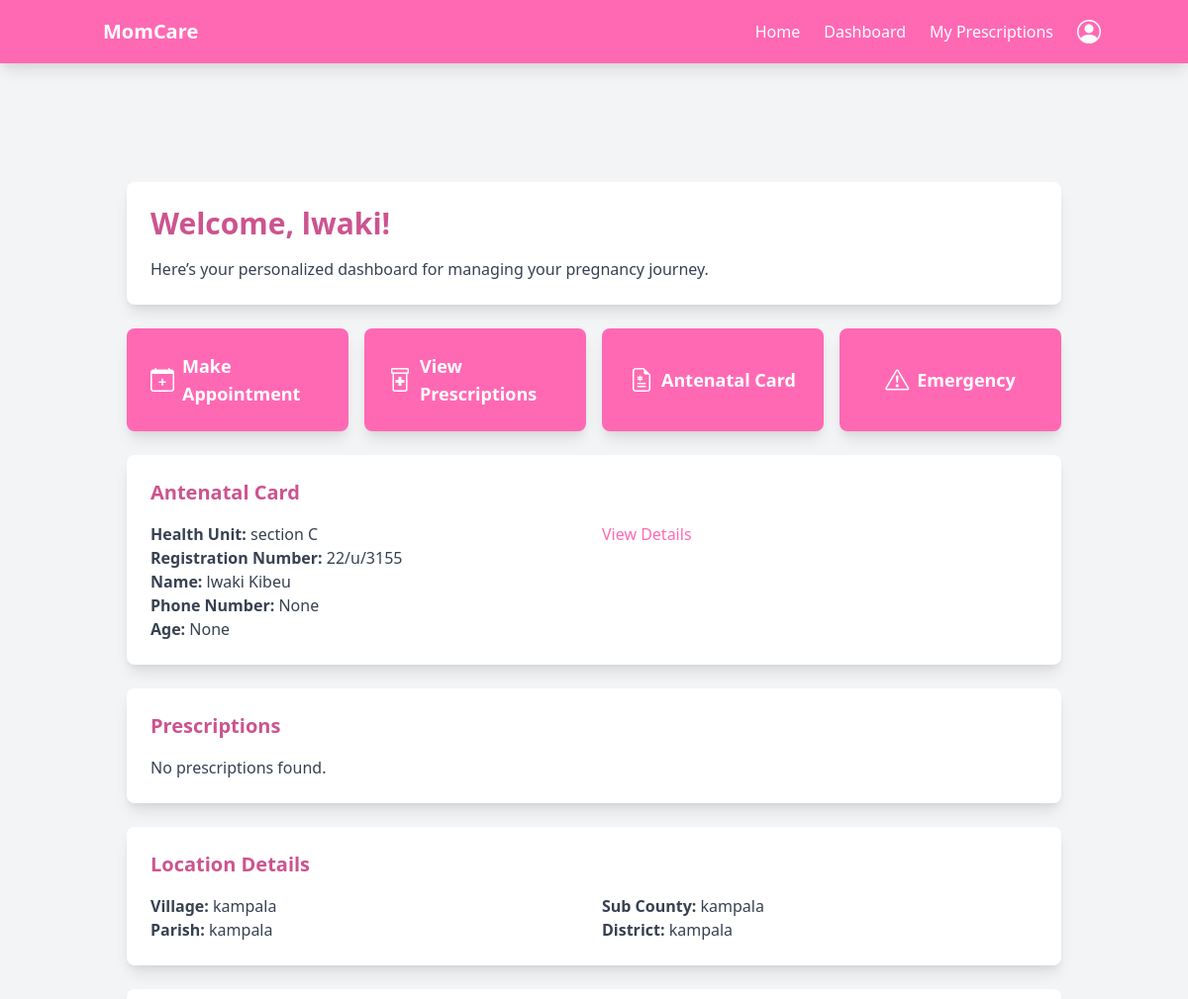
/patient_dashboard/ (signed in, upper part), run on an earlier commit of the app's database.
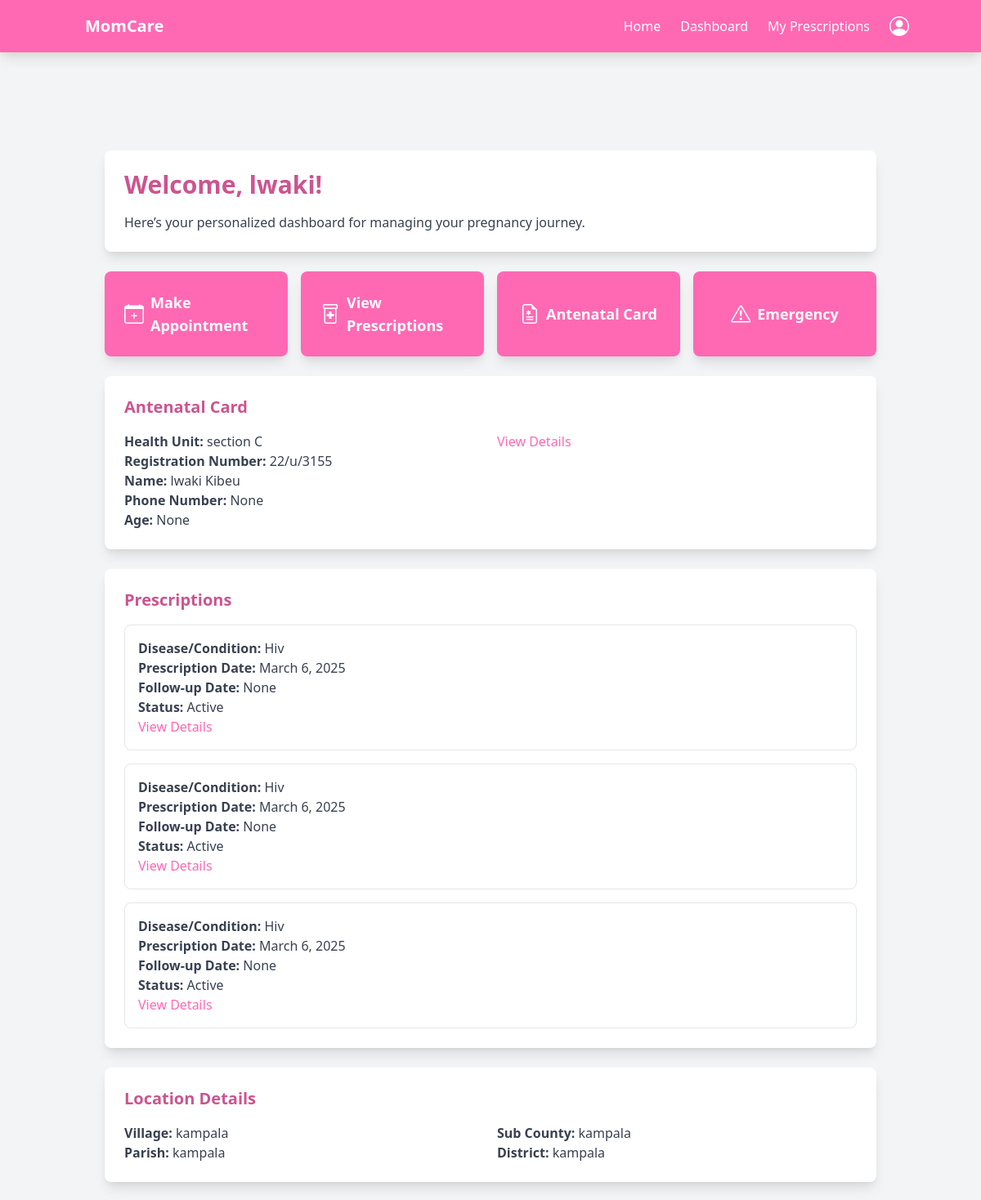
And on a later commit of the database.
### accounts/models.py (models this page shows, shortened)
class Patient(models.Model):
    user = models.OneToOneField(User, on_delete=models.CASCADE, related_name="patient_profile")
    age = models.IntegerField(null=True, blank=True)
    home_address = models.TextField(null=True, blank=True)
    number_of_children = models.IntegerField(null=True, blank=True)
    date_of_last_period = models.DateField(null=True, blank=True)
    occupation = models.CharField(max_length=255, null=True, blank=True)
    gestational_age = models.IntegerField(null=True, blank=True)  # Weeks of pregnancy
    expected_due_date = models.DateField(null=True, blank=True)
    type_of_pregnancy = models.CharField(max_length=20, choices=[('Single', 'Single'), ('Twins', 'Twins'), ('Multiples', 'Multiples')], null=True, blank=True)
    previous_pregnancies = models.IntegerField(null=True, blank=True)
    delivery_history = models.TextField(null=True, blank=True)
    high_risk_factors = models.TextField(null=True, blank=True)
    fetal_health = models.TextField(null=True, blank=True)
    pre_existing_conditions = models.TextField(null=True, blank=True)
    previous_surgeries = models.TextField(null=True, blank=True)
    current_medications = models.TextField(null=True, blank=True)
    allergies = models.TextField(null=True, blank=True)
    blood_type = models.CharField(max_length=5, null=True, blank=True)
    family_medical_history = models.TextField(null=True, blank=True)
    diet_preferences = models.TextField(null=True, blank=True)
    exercise_level = models.TextField(null=True, blank=True)
    smoking_alcohol_drug_use = models.TextField(null=True, blank=True)
    mental_health_status = models.TextField(null=True, blank=True)

class User(AbstractBaseUser, PermissionsMixin):
    username = models.CharField(max_length=150, unique=True)
    first_name = models.CharField(max_length=150)
    last_name = models.CharField(max_length=150)
    email = models.EmailField(unique=True)
    date_of_birth = models.DateField(null=True, blank=True)
    nin = models.CharField(max_length=20, unique=True, null=True, blank=True)
    marital_status = models.CharField(
        max_length=20,
        choices=[('Single', 'Single'), ('Married', 'Married')],
        null=True, blank=True
    )
    contact = models.CharField(max_length=15, null=True, blank=True)
    health_insurance_details = models.TextField(null=True, blank=True)
    government_scheme_eligibility = models.TextField(null=True, blank=True)
    is_doctor = models.BooleanField(default=False)
    is_patient = models.BooleanField(default=False)
    is_hospital = models.BooleanField(default=False)
    is_active = models.BooleanField(default=True)
    is_staff = models.BooleanField(default=False)
    created_at = models.DateTimeField(default=timezone.now)
    updated_at = models.DateTimeField(auto_now=True)
    objects = CustomUserManager()
    USERNAME_FIELD = 'username'
    REQUIRED_FIELDS = ['first_name', 'last_name', 'email']

class Location(models.Model):
    user = models.OneToOneField(User, on_delete=models.CASCADE, related_name="location")
    village = models.CharField(max_length=255, null=True, blank=True)
    parish = models.CharField(max_length=255, null=True, blank=True)
    sub_county = models.CharField(max_length=255, null=True, blank=True)
    district = models.CharField(max_length=255, null=True, blank=True)
    address = models.TextField(null=True, blank=True)  # Generic address field

### antenental/models.py (models this page shows, shortened)
class AntenatalCard(models.Model):
    user = models.ForeignKey(User, on_delete=models.CASCADE, related_name='antenatal_patients')  # Links to the registered patient
    Doctor = models.ForeignKey(User, on_delete=models.CASCADE, related_name='antenatal_doctors', default=1)  # Links to the assigned doctor
    health_unit = models.CharField(max_length=255, blank=True, null=True )  # Health facility name
    reg_no = models.CharField(max_length=100, blank=True, null=True, unique=True)  # Unique registration number
    name = models.CharField(max_length=255)  # Patient's full name
    nin = models.CharField(max_length=20, unique=True, null=True, blank=True)  # National ID Number
    phone_no = models.CharField(max_length=15)
    age = models.IntegerField(blank=True, null=True)
    village = models.CharField(max_length=255)
    parish = models.CharField(max_length=255)
    sub_county = models.CharField(max_length=255)
    district = models.CharField(max_length=255)
    occupation = models.CharField(max_length=255)
    religion = models.CharField(max_length=100, null=True, blank=True)
    education_level = models.CharField(max_length=100, null=True, blank=True)
    tribe = models.CharField(max_length=100, null=True, blank=True)
    marital_status = models.CharField(
        max_length=20, choices=[('Single', 'Single'), ('Married', 'Married')]
    )
    next_of_kin_name = models.CharField(max_length=255,blank=True, null=True)
    next_of_kin_phone = models.CharField(max_length=15, blank=True, null=True)
    next_of_kin_relationship = models.CharField(max_length=100, blank=True, null=True)
    next_of_kin_address = models.TextField(blank=True, null=True)
    gravida = models.IntegerField(blank=True, null=True)  # Number of pregnancies
    para = models.IntegerField(blank=True, null=True)  # Number of deliveries after 28 weeks
    abortions = models.IntegerField(blank=True, null=True)  # Number of pregnancy losses before 28 weeks
    presenting_complaints = models.TextField(null=True, blank=True)
    first_day_of_lnmp = models.DateField(blank=True, null=True)  # Last Normal Menstrual Period
    edd = models.DateField(blank=True, null=True)  # Estimated Due Date
    weeks_of_amenorrhea = models.IntegerField(blank=True, null=True)  # Number of weeks since last period
    complications_of_pregnancy = models.TextField(null=True, blank=True)
    hospitalization = models.BooleanField(default=False ,blank=True, null=True)
    hospitalization_reason = models.TextField(null=True, blank=True)
    Doctor = models.ForeignKey(User, on_delete=models.CASCADE)
    next_visit = models.DateTimeField(null=True, blank=True)  # Date and time of the next visit
    created_at = models.DateTimeField(auto_now_add=True)
    updated_at = models.DateTimeField(auto_now=True)

class Prescription(models.Model):
    patient = models.ForeignKey(User, related_name='prescriptions', on_delete=models.CASCADE)  # Links to the registered patient
    doctor = models.ForeignKey(User, related_name='prescribed_by', on_delete=models.CASCADE)  # Links to the doctor who prescribed
    disease_condition = models.CharField(max_length=255)  # Disease or condition the patient is being treated for
    prescription_date = models.DateField(default=now)  # Date the prescription was made
    follow_up_date = models.DateField(null=True, blank=True)  # Latest date when the patient should have this checked
    extra_information = models.TextField(null=True, blank=True)  # Any additional information about the prescription
    cleared = models.BooleanField(default=False)  # Whether the prescription has been cleared or not
    cleared_date = models.DateTimeField(null=True, blank=True)  # Date when the prescription was cleared
    created_at = models.DateTimeField(auto_now_add=True)
    updated_at = models.DateTimeField(auto_now=True)

### accounts/views.py (the view)
# urls.py: path('patient_dashboard/', patient_dashboard, name='patient_dashboard'),
@login_required
@patient
def patient_dashboard(request):
    user = request.user
    patient = Patient.objects.filter(user=user).first()
    location = Location.objects.filter(user=user).first()
    antenatal_card = AntenatalCard.objects.filter(user=user).first()
    prescriptions = Prescription.objects.filter(patient=user).order_by('-prescription_date')
    next_visits = []
    if antenatal_card and antenatal_card.next_visit:
        next_visits.append({
            'title': antenatal_card.name,
            'start': antenatal_card.next_visit.isoformat(),
            'allDay': True,
        })
    context = {
    'patient': patient,
    'location': location,
    'antenatal_card': antenatal_card,
    'prescriptions': prescriptions,
    'next_visits': json.dumps(next_visits, cls=DjangoJSONEncoder),  # Serialize to JSON
}
    return render(request, 'dashboards/patient_dashboard.html', context)

### templates/dashboards/patient_dashboard.html (shortened to what this page needs)
{% extends 'base.html' %}
{% load static %}
{% block content %}
<main class="mt-16 sm:mt-20 min-h-screen p-4 sm:p-6 bg-gray-100">
    <div class="container mx-auto">
        <div class="bg-white p-6 rounded-lg shadow-lg mb-6">
            <h2 class="text-2xl sm:text-3xl font-bold text-hotpink-dark mb-4">Welcome, {{ patient.user.first_name }}!</h2>
            <p class="text-gray-700">Here’s your personalized dashboard for managing your pregnancy journey.</p>
        </div>
        <div class="grid grid-cols-1 sm:grid-cols-2 lg:grid-cols-4 gap-4 mb-6">
            <a href="#" class="bg-hotpink text-white p-6 rounded-lg shadow-lg hover:bg-hotpink-light transition duration-300 flex items-center justify-center">
                <i class="bi bi-calendar-plus text-2xl mr-2"></i>
                <span class="text-lg font-semibold">Make Appointment</span>
            </a>
            <a href="#prescriptions" class="bg-hotpink text-white p-6 rounded-lg shadow-lg hover:bg-hotpink-light transition duration-300 flex items-center justify-center">
                <i class="bi bi-prescription2 text-2xl mr-2"></i>
                <span class="text-lg font-semibold">View Prescriptions</span>
            </a>
            <a href="#antenatal-card" class="bg-hotpink text-white p-6 rounded-lg shadow-lg hover:bg-hotpink-light transition duration-300 flex items-center justify-center">
                <i class="bi bi-file-earmark-medical text-2xl mr-2"></i>
                <span class="text-lg font-semibold">Antenatal Card</span>
            </a>
            <a href="#" class="bg-hotpink text-white p-6 rounded-lg shadow-lg hover:bg-hotpink-light transition duration-300 flex items-center justify-center">
                <i class="bi bi-exclamation-triangle text-2xl mr-2"></i>
                <span class="text-lg font-semibold">Emergency</span>
            </a>
        </div>
        <div id="antenatal-card" class="bg-white p-6 rounded-lg shadow-lg mb-6">
            <h3 class="text-xl font-semibold text-hotpink-dark mb-4">Antenatal Card</h3>
            {% if antenatal_card %}
                <div class="grid grid-cols-1 sm:grid-cols-2 gap-4">
                    <div>
                        <p class="text-gray-700"><strong>Health Unit:</strong> {{ antenatal_card.health_unit }}</p>
                        <p class="text-gray-700"><strong>Registration Number:</strong> {{ antenatal_card.reg_no }}</p>
                        <p class="text-gray-700"><strong>Name:</strong> {{ antenatal_card.name }}</p>
                        <p class="text-gray-700"><strong>Phone Number:</strong> {{ antenatal_card.phone_no }}</p>
                        <p class="text-gray-700"><strong>Age:</strong> {{ antenatal_card.age }}</p>
                    </div>
                    <div>
                        <a href="{% url 'antenatal_card_details' antenatal_card.id %}" class="text-hotpink hover:text-hotpink-light">View Details</a>
                    </div>
                </div>
            {% else %}
                <p class="text-gray-700">No antenatal card found. Please contact your healthcare provider.</p>
            {% endif %}
        </div>
        <div id="prescriptions" class="bg-white p-6 rounded-lg shadow-lg mb-6">
            <h3 class="text-xl font-semibold text-hotpink-dark mb-4">Prescriptions</h3>
            {% if prescriptions %}
                <div class="space-y-4">
                    {% for prescription in prescriptions %}
                        <div class="p-4 border border-gray-200 rounded-lg">
                            <p class="text-gray-700"><strong>Disease/Condition:</strong> {{ prescription.disease_condition }}</p>
                            <p class="text-gray-700"><strong>Prescription Date:</strong> {{ prescription.prescription_date }}</p>
                            <p class="text-gray-700"><strong>Follow-up Date:</strong> {{ prescription.follow_up_date }}</p>
                            <p class="text-gray-700"><strong>Status:</strong> {% if prescription.cleared %}Cleared{% else %}Active{% endif %}</p>
                            <a href="{% url 'prescription_details' prescription.id %}" class="text-hotpink hover:text-hotpink-light">View Details</a>
                        </div>
                    {% endfor %}
                </div>
            {% else %}
                <p class="text-gray-700">No prescriptions found.</p>
            {% endif %}
        </div>
        <div class="bg-white p-6 rounded-lg shadow-lg mb-6">
            <h3 class="text-xl font-semibold text-hotpink-dark mb-4">Location Details</h3>
            {% if location %}
                <div class="grid grid-cols-1 sm:grid-cols-2 gap-4">
                    <div>
                        <p class="text-gray-700"><strong>Village:</strong> {{ location.village }}</p>
                        <p class="text-gray-700"><strong>Parish:</strong> {{ location.parish }}</p>
                    </div>
                    <div>
                        <p class="text-gray-700"><strong>Sub County:</strong> {{ location.sub_county }}</p>
                        <p class="text-gray-700"><strong>District:</strong> {{ location.district }}</p>
                    </div>
                </div>
            {% else %}
                <p class="text-gray-700">No location details found. Please update your profile.</p>
            {% endif %}
        </div>
        <div class="bg-white p-6 rounded-lg shadow-lg">
        </div>
    </div>
</main>
<link href="https://cdn.jsdelivr.net/npm/fullcalendar@5.11.3/main.min.css" rel="stylesheet">
{% endblock %}

### templates/base.html (shortened to what this page needs)
<!DOCTYPE html>
<html lang="en">
<head>
    <link href="https://cdn.jsdelivr.net/npm/tailwindcss@2.2.19/dist/tailwind.min.css" rel="stylesheet">
    <link href="https://cdn.jsdelivr.net/npm/bootstrap-icons@1.10.3/font/bootstrap-icons.css" rel="stylesheet">
</head>
<body class="bg-gray-100">
    <nav class="{% if user.is_doctor %}bg-health-green{% else %}bg-hotpink{% endif %} p-4 text-white shadow-lg">
        <div class="container mx-auto flex justify-between items-center">
            <div class="flex items-center space-x-4">
                <h1 class="text-xl font-semibold">MomCare</h1>
            </div>
            <div class="flex items-center space-x-6">
                <div class="hidden lg:flex space-x-6">
                    <a href="{% url 'home' %}" class="hover:{% if user.is_doctor %}text-health-green-light{% else %}text-hotpink-light{% endif %}">Home</a>
                    {% if user.is_authenticated %}
                    {% if user.is_patient %}
                        <a href="{% url 'patient_dashboard' %}" class="hover:{% if user.is_doctor %}text-health-green-light{% else %}text-hotpink-light{% endif %}">Dashboard</a>
                        <a href="#" class="hover:{% if user.is_doctor %}text-health-green-light{% else %}text-hotpink-light{% endif %}">My Prescriptions</a>
                    {% elif user.is_doctor %}
                        <a href="{% url 'doctor_dashboard' %}" class="hover:{% if user.is_doctor %}text-health-green-light{% else %}text-hotpink-light{% endif %}">Dashboard</a>
                    {% elif user.is_hospital %}
                        <a href="#" class="hover:{% if user.is_doctor %}text-health-green-light{% else %}text-hotpink-light{% endif %}">Dashboard</a>
                    {% endif %}
                    {% endif %}
                </div>
                <div class="relative">
                    <button id="profile-dropdown" class="flex items-center focus:outline-none">
                        <i class="bi bi-person-circle text-2xl"></i>
                    </button>
                </div>
            </div>
        </div>
    </nav>
    <main class="container mx-auto p-4">
        {% block content %}
        {% endblock %}
    </main>
</body>
</html>

### templates/base.html (style rules this page uses)
.bg-hotpink { background-color: #FF69B4; }
.text-hotpink { color: #FF69B4; }
.text-hotpink-dark { color: #cc548f; }

What changed in the data, as far as the page shows it:
added Prescription: disease_condition "Hiv", prescription_date "March 6, 2025", follow_up_date "None", cleared "Active"
added Prescription: disease_condition "Hiv", prescription_date "March 6, 2025", follow_up_date "None", cleared "Active"
added Prescription: disease_condition "Hiv", prescription_date "March 6, 2025", follow_up_date "None", cleared "Active"
Also different on the page:
text no longer shown: "No prescriptions found."
